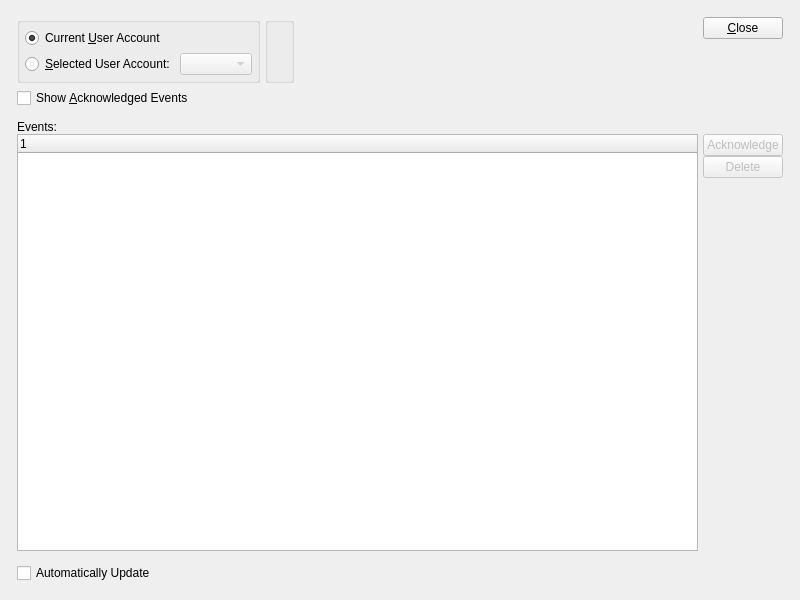
<?xml version="1.0" encoding="UTF-8"?>
<ui version="4.0">
 <comment>This file is part of the xTuple ERP: PostBooks Edition, a free and
open source Enterprise Resource Planning software suite,
Copyright (c) 1999-2019 by OpenMFG LLC, d/b/a xTuple.
It is licensed to you under the Common Public Attribution License
version 1.0, the full text of which (including xTuple-specific Exhibits)
is available at www.xtuple.com/CPAL.  By using this software, you agree
to be bound by its terms.</comment>
 <class>eventManager</class>
 <widget class="QWidget" name="eventManager">
  <property name="geometry">
   <rect>
    <x>0</x>
    <y>0</y>
    <width>800</width>
    <height>600</height>
   </rect>
  </property>
  <property name="windowTitle">
   <string>Events</string>
  </property>
  <layout class="QGridLayout" name="gridLayout_5">
   <item row="0" column="0">
    <layout class="QGridLayout" name="gridLayout_4">
     <property name="margin">
      <number>12</number>
     </property>
     <property name="spacing">
      <number>12</number>
     </property>
     <item row="0" column="0">
      <layout class="QHBoxLayout" name="horizontalLayout">
       <item>
        <layout class="QGridLayout" name="gridLayout_2">
         <item row="0" column="0">
          <widget class="QGroupBox" name="_userGroup">
           <property name="sizePolicy">
            <sizepolicy hsizetype="Preferred" vsizetype="Preferred">
             <horstretch>0</horstretch>
             <verstretch>0</verstretch>
            </sizepolicy>
           </property>
           <property name="minimumSize">
            <size>
             <width>0</width>
             <height>0</height>
            </size>
           </property>
           <property name="title">
            <string/>
           </property>
           <layout class="QGridLayout" name="gridLayout">
            <item row="0" column="0" colspan="2">
             <widget class="QRadioButton" name="_currentUser">
              <property name="text">
               <string>Current &amp;User Account</string>
              </property>
              <property name="checked">
               <bool>true</bool>
              </property>
             </widget>
            </item>
            <item row="1" column="0">
             <widget class="QRadioButton" name="_selectedUser">
              <property name="text">
               <string>&amp;Selected User Account:</string>
              </property>
             </widget>
            </item>
            <item row="1" column="1">
             <widget class="XComboBox" name="_usr">
              <property name="enabled">
               <bool>false</bool>
              </property>
              <property name="type">
               <enum>XComboBox::Users</enum>
              </property>
             </widget>
            </item>
           </layout>
          </widget>
         </item>
         <item row="0" column="1">
          <widget class="WarehouseGroup" name="_warehouse">
           <property name="fixedSize">
            <bool>false</bool>
           </property>
          </widget>
         </item>
         <item row="1" column="0" colspan="2">
          <widget class="XCheckBox" name="_showAcknowledged">
           <property name="text">
            <string>Show &amp;Acknowledged Events</string>
           </property>
          </widget>
         </item>
        </layout>
       </item>
       <item>
        <spacer>
         <property name="orientation">
          <enum>Qt::Horizontal</enum>
         </property>
         <property name="sizeType">
          <enum>QSizePolicy::Expanding</enum>
         </property>
         <property name="sizeHint" stdset="0">
          <size>
           <width>0</width>
           <height>20</height>
          </size>
         </property>
        </spacer>
       </item>
       <item>
        <layout class="QVBoxLayout">
         <property name="spacing">
          <number>0</number>
         </property>
         <item>
          <widget class="QPushButton" name="_close">
           <property name="text">
            <string>&amp;Close</string>
           </property>
          </widget>
         </item>
         <item>
          <spacer>
           <property name="orientation">
            <enum>Qt::Vertical</enum>
           </property>
           <property name="sizeType">
            <enum>QSizePolicy::Expanding</enum>
           </property>
           <property name="sizeHint" stdset="0">
            <size>
             <width>20</width>
             <height>0</height>
            </size>
           </property>
          </spacer>
         </item>
        </layout>
       </item>
      </layout>
     </item>
     <item row="1" column="0">
      <widget class="QFrame" name="_frame">
       <property name="sizePolicy">
        <sizepolicy hsizetype="Preferred" vsizetype="Expanding">
         <horstretch>0</horstretch>
         <verstretch>1</verstretch>
        </sizepolicy>
       </property>
       <property name="frameShape">
        <enum>QFrame::NoFrame</enum>
       </property>
       <property name="frameShadow">
        <enum>QFrame::Raised</enum>
       </property>
       <layout class="QGridLayout" name="gridLayout_3">
        <property name="margin">
         <number>0</number>
        </property>
        <property name="spacing">
         <number>0</number>
        </property>
        <item row="0" column="0">
         <layout class="QVBoxLayout" name="verticalLayout">
          <property name="spacing">
           <number>0</number>
          </property>
          <item>
           <widget class="QLabel" name="_eventsLit">
            <property name="text">
             <string>Events:</string>
            </property>
           </widget>
          </item>
          <item>
           <layout class="QHBoxLayout">
            <property name="spacing">
             <number>5</number>
            </property>
            <item>
             <widget class="XTreeWidget" name="_event">
              <property name="sizePolicy">
               <sizepolicy hsizetype="Expanding" vsizetype="Expanding">
                <horstretch>0</horstretch>
                <verstretch>0</verstretch>
               </sizepolicy>
              </property>
              <property name="minimumSize">
               <size>
                <width>0</width>
                <height>100</height>
               </size>
              </property>
              <property name="selectionMode">
               <enum>QAbstractItemView::ExtendedSelection</enum>
              </property>
             </widget>
            </item>
            <item>
             <layout class="QVBoxLayout">
              <property name="spacing">
               <number>0</number>
              </property>
              <item>
               <widget class="QPushButton" name="_ack">
                <property name="enabled">
                 <bool>false</bool>
                </property>
                <property name="text">
                 <string>Acknowledge</string>
                </property>
               </widget>
              </item>
              <item>
               <widget class="QPushButton" name="_delete">
                <property name="enabled">
                 <bool>false</bool>
                </property>
                <property name="text">
                 <string>Delete</string>
                </property>
               </widget>
              </item>
              <item>
               <spacer>
                <property name="orientation">
                 <enum>Qt::Vertical</enum>
                </property>
                <property name="sizeHint" stdset="0">
                 <size>
                  <width>20</width>
                  <height>40</height>
                 </size>
                </property>
               </spacer>
              </item>
             </layout>
            </item>
           </layout>
          </item>
         </layout>
        </item>
       </layout>
      </widget>
     </item>
     <item row="2" column="0">
      <layout class="QHBoxLayout">
       <property name="spacing">
        <number>0</number>
       </property>
       <item>
        <widget class="XCheckBox" name="_autoUpdate">
         <property name="text">
          <string>Automatically Update</string>
         </property>
        </widget>
       </item>
       <item>
        <spacer>
         <property name="orientation">
          <enum>Qt::Horizontal</enum>
         </property>
         <property name="sizeType">
          <enum>QSizePolicy::Expanding</enum>
         </property>
         <property name="sizeHint" stdset="0">
          <size>
           <width>20</width>
           <height>20</height>
          </size>
         </property>
        </spacer>
       </item>
      </layout>
     </item>
    </layout>
   </item>
  </layout>
 </widget>
 <layoutdefault spacing="5" margin="5"/>
 <customwidgets>
  <customwidget>
   <class>WarehouseGroup</class>
   <extends>QGroupBox</extends>
   <header>warehousegroup.h</header>
   <container>1</container>
  </customwidget>
  <customwidget>
   <class>XCheckBox</class>
   <extends>QCheckBox</extends>
   <header>xcheckbox.h</header>
  </customwidget>
  <customwidget>
   <class>XComboBox</class>
   <extends>QComboBox</extends>
   <header>xcombobox.h</header>
  </customwidget>
  <customwidget>
   <class>XTreeWidget</class>
   <extends>QTreeWidget</extends>
   <header>xtreewidget.h</header>
   <container>1</container>
  </customwidget>
 </customwidgets>
 <tabstops>
  <tabstop>_currentUser</tabstop>
  <tabstop>_selectedUser</tabstop>
  <tabstop>_usr</tabstop>
  <tabstop>_warehouse</tabstop>
  <tabstop>_showAcknowledged</tabstop>
  <tabstop>_event</tabstop>
  <tabstop>_close</tabstop>
 </tabstops>
 <resources/>
 <connections>
  <connection>
   <sender>_selectedUser</sender>
   <signal>toggled(bool)</signal>
   <receiver>_usr</receiver>
   <slot>setEnabled(bool)</slot>
   <hints>
    <hint type="sourcelabel">
     <x>20</x>
     <y>20</y>
    </hint>
    <hint type="destinationlabel">
     <x>20</x>
     <y>20</y>
    </hint>
   </hints>
  </connection>
  <connection>
   <sender>_close</sender>
   <signal>clicked()</signal>
   <receiver>eventManager</receiver>
   <slot>close()</slot>
   <hints>
    <hint type="sourcelabel">
     <x>782</x>
     <y>27</y>
    </hint>
    <hint type="destinationlabel">
     <x>422</x>
     <y>177</y>
    </hint>
   </hints>
  </connection>
  <connection>
   <sender>_event</sender>
   <signal>valid(bool)</signal>
   <receiver>_ack</receiver>
   <slot>setEnabled(bool)</slot>
   <hints>
    <hint type="sourcelabel">
     <x>358</x>
     <y>220</y>
    </hint>
    <hint type="destinationlabel">
     <x>773</x>
     <y>141</y>
    </hint>
   </hints>
  </connection>
  <connection>
   <sender>_event</sender>
   <signal>valid(bool)</signal>
   <receiver>_delete</receiver>
   <slot>setEnabled(bool)</slot>
   <hints>
    <hint type="sourcelabel">
     <x>358</x>
     <y>220</y>
    </hint>
    <hint type="destinationlabel">
     <x>773</x>
     <y>173</y>
    </hint>
   </hints>
  </connection>
 </connections>
</ui>
